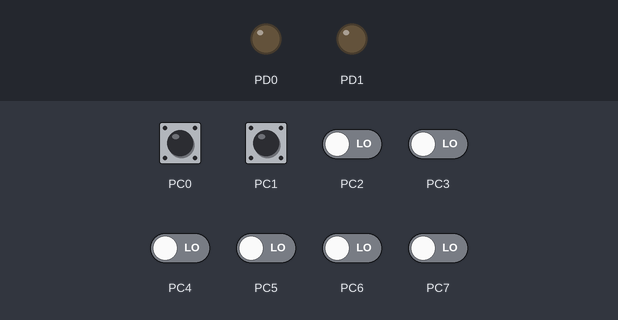
Simulated run of this program. Board: ATmega32, built with avr-gcc and emulated at 8 MHz. On the bench: output pins drawn as LEDs (lit = HIGH). The inputs (shaded band) are chosen by the test bench; at power-on: PC0, PC1 HIGH, PC2–7 LOW.

Above: at 1.2 s.
1.3 s: PC0 pulled LOW for 0.15 s
At 1.37 s:
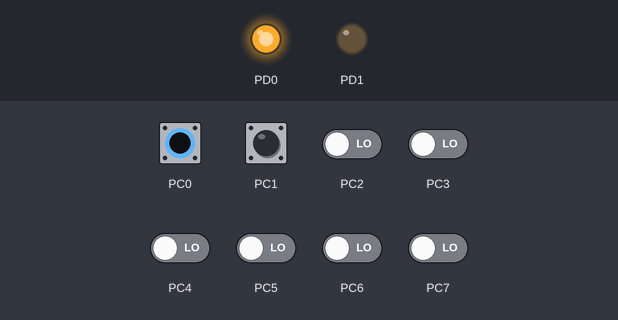
2.9 s: PC1 pulled LOW for 0.15 s
At 2.97 s:
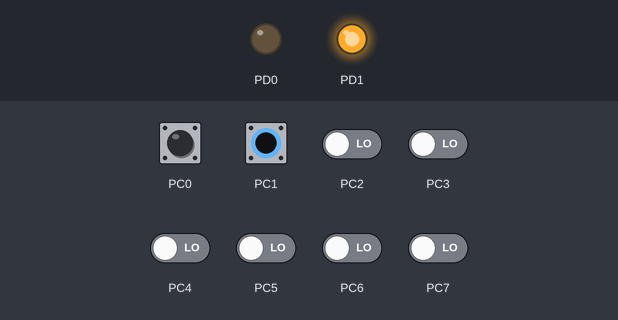
4.5 s: PC0 driven LOW and PC1 driven LOW
At 5.3 s:
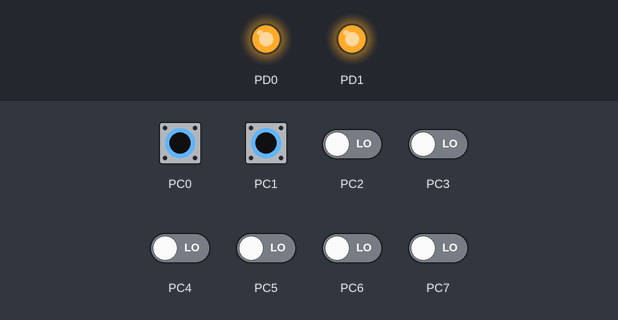
6.0 s: PC0 driven HIGH
At 6.5 s:
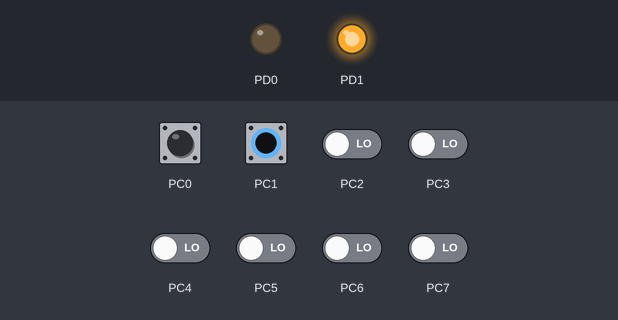
7.5 s: PC0 driven LOW
At 8.8 s:
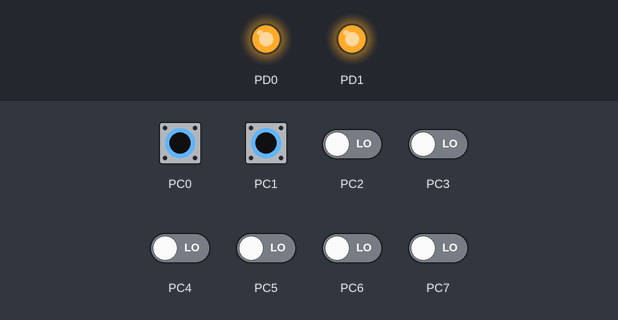
Timing chart, 0 to 10.0 s (numbered marks = the images above; inputs shaded):
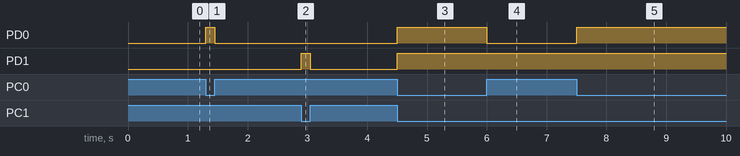

Measured:
- after the input at 1.3 s, PD0: LOW → HIGH at once, → LOW 0.15 s later
- after the input at 2.9 s, PD1: LOW → HIGH at once, → LOW 0.15 s later
- after the input at 4.5 s, PD0, PD1: LOW → HIGH at once
- after the input at 6.0 s, PD0: HIGH → LOW at once
- after the input at 7.5 s, PD0: LOW → HIGH at once

The program:

main.c
```c
/*
 * main.c
 *
 *  Created on: ??þ/??þ/????
 *      Author: yara
 */
#include"stdio.h"
#include<avr/io.h>
#include<avr/delay.h>
typedef unsigned char u8;
typedef unsigned short int u16;
typedef unsigned long int u32;
typedef signed char s8;
typedef signed short int s16;
typedef signed long int s32;
typedef  float f32;
typedef  double f64;
void main (void)
{   DDRD=0b00000011;
DDRC=0b00000000;
PORTC=0b00000011;
while(1)
{
	if(PINC==0b00000010)
	{
		PORTD=0b00000001;
	}
	else if(PINC==0b00000001)
		{
			PORTD=0b00000010;
		}
	else if(PINC==0b00000000)
			{
				PORTD=0b00000011;
			}
	else if(PINC==0b00000011)
				{
					PORTD=0b00000000;
				}


}
}
```
